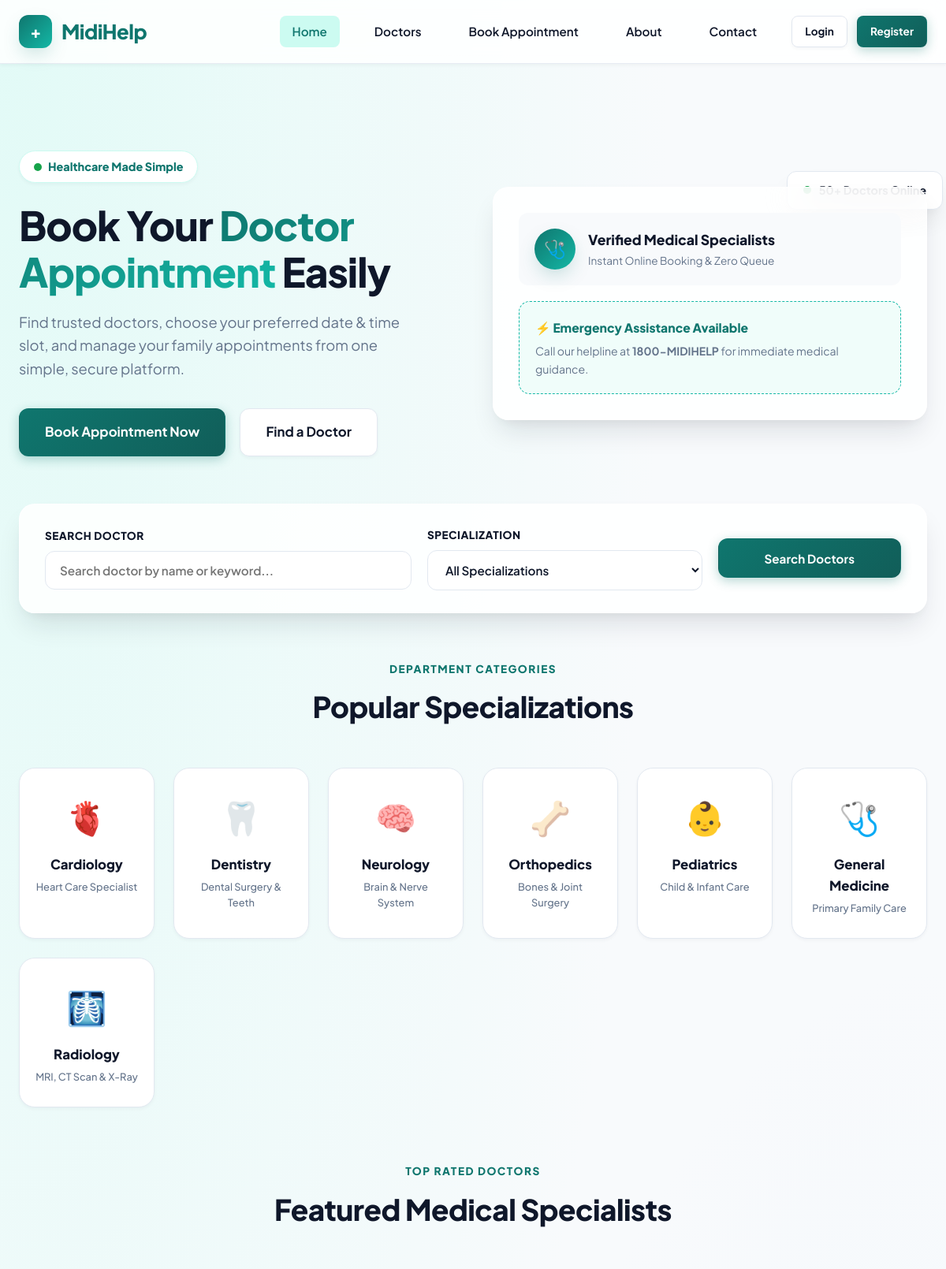
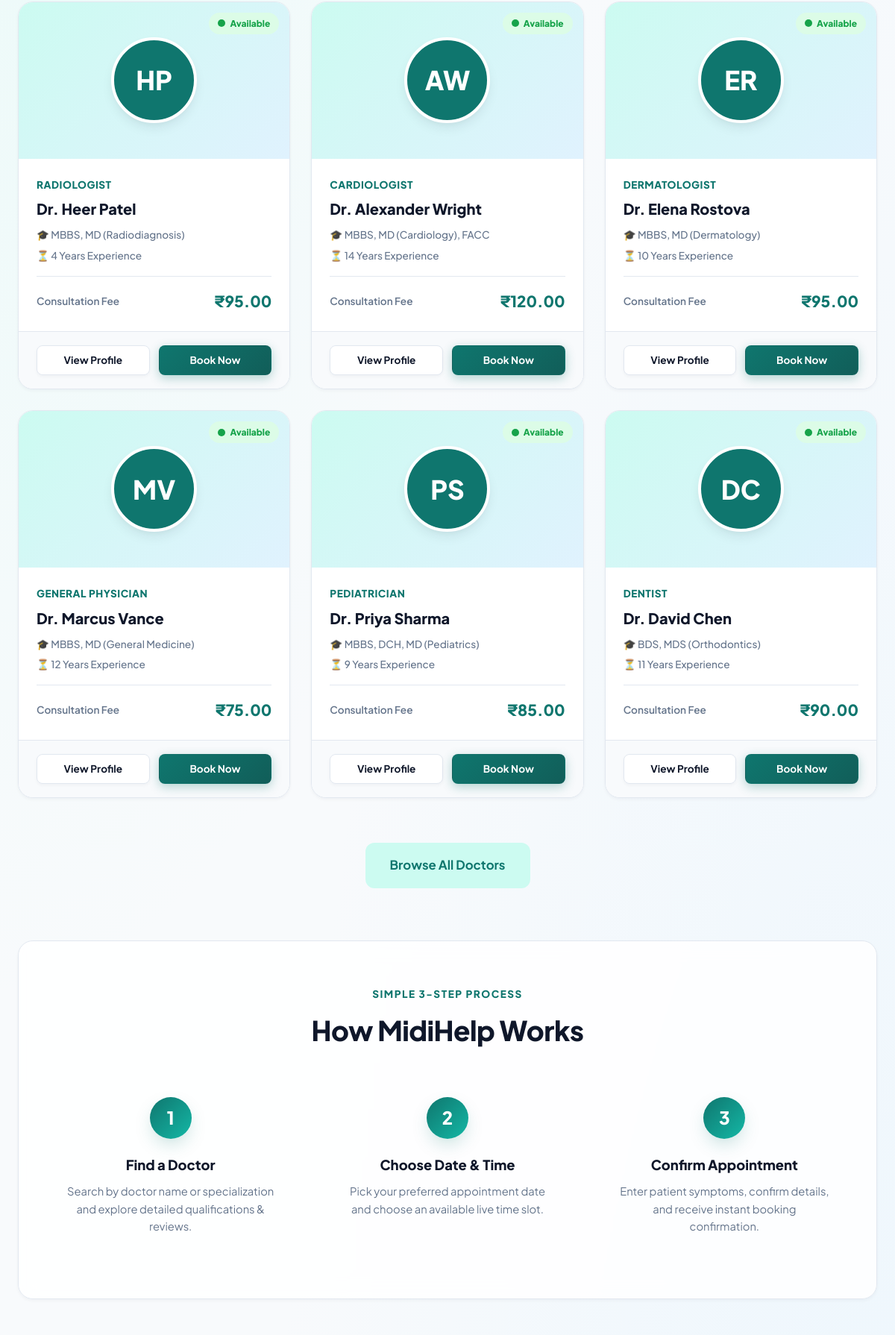
The page / (upper part) on the database its author committed (2 pictures, top to bottom).
### tables this page shows
CREATE TABLE `doctors` (
  `id` INT(11) NOT NULL AUTO_INCREMENT,
  `name` VARCHAR(100) NOT NULL,
  `specialization` VARCHAR(100) NOT NULL,
  `qualification` VARCHAR(100) NOT NULL,
  `experience` VARCHAR(50) NOT NULL,
  `phone` VARCHAR(20) NOT NULL,
  `email` VARCHAR(100) NOT NULL,
  `consultation_fee` DECIMAL(10,2) NOT NULL DEFAULT '0.00',
  `available_days` VARCHAR(100) NOT NULL DEFAULT 'Monday - Friday',
  `available_time` VARCHAR(100) NOT NULL DEFAULT '09:00 AM - 05:00 PM',
  `image` VARCHAR(255) DEFAULT 'default-doctor.png',
  `description` TEXT DEFAULT NULL,
  `status` ENUM('Available', 'Unavailable') NOT NULL DEFAULT 'Available',
  `created_at` TIMESTAMP NOT NULL DEFAULT CURRENT_TIMESTAMP,
  PRIMARY KEY (`id`)
);

### index.php (the view, shortened to what this page needs)
<?php
require_once __DIR__ . '/config/database.php';
require_once __DIR__ . '/includes/header.php';
$featured_doctors = [];
$query = "SELECT * FROM doctors WHERE status = 'Available' ORDER BY (name LIKE '%Heer Patel%') DESC, id ASC LIMIT 6";
$result = $conn->query($query);
if ($result && $result->num_rows > 0) {
    while ($row = $result->fetch_assoc()) {
        $featured_doctors[] = $row;
    }
}
?>
<section class="hero">
    <div class="container">
        <div class="hero-grid">
            <div class="hero-text-content">
                <div class="hero-tag">
                    <span class="pulse-dot"></span> Healthcare Made Simple
                </div>
                <h1 class="hero-title">Book Your <span>Doctor Appointment</span> Easily</h1>
                <p class="hero-subtitle">
                    Find trusted doctors, choose your preferred date & time slot, and manage your family appointments from one simple, secure platform.
                </p>
                <div class="hero-buttons">
                    <a href="book-appointment.php" class="btn btn-primary btn-lg">Book Appointment Now</a>
                    <a href="doctors.php" class="btn btn-outline btn-lg">Find a Doctor</a>
                </div>
            </div>
            <div class="hero-image-wrapper">
                <div class="floating-badge-1">
                    <span class="pulse-dot"></span>
                    <span>50+ Doctors Online</span>
                </div>
                <div class="hero-card-visual">
                    <div class="visual-badge">
                        <div class="badge-icon">🩺</div>
                        <div>
                            <h4 style="margin: 0; font-size: 1.1rem; font-weight: 800;">Verified Medical Specialists</h4>
                            <p style="margin: 2px 0 0 0; font-size: 0.85rem; color: var(--muted-text);">Instant Online Booking & Zero Queue</p>
                        </div>
                    </div>
                    <div style="background: #F0FDFA; padding: 20px; border-radius: 14px; border: 1px dashed var(--secondary);">
                        <p style="margin: 0; font-weight: 800; color: var(--primary); font-size: 0.98rem;">⚡ Emergency Assistance Available</p>
                        <p style="margin: 6px 0 0 0; font-size: 0.88rem; color: var(--muted-text);">Call our helpline at <strong>1800-MIDIHELP</strong> for immediate medical guidance.</p>
                    </div>
                </div>
            </div>
        </div>
    </div>
</section>
<div class="container">
    <section class="search-section">
        <div class="search-box">
            <form action="doctors.php" method="GET" class="search-form">
                <div class="form-group">
                    <label for="search" class="form-label">Search Doctor</label>
                    <input type="text" id="search" name="search" class="form-control" placeholder="Search doctor by name or keyword...">
                </div>
                <div class="form-group">
                    <label for="specialization" class="form-label">Specialization</label>
                    <select id="specialization" name="specialization" class="form-control">
                        <option value="">All Specializations</option>
                    </select>
                </div>
                <div class="form-group" style="justify-content: flex-end;">
                    <button type="submit" class="btn btn-primary btn-block" style="height: 50px;">Search Doctors</button>
                </div>
            </form>
        </div>
    </section>
</div>
<section class="container" style="margin-bottom: 70px;">
    <div class="section-header">
        <div class="section-subtitle">Department Categories</div>
        <h2 class="section-title">Popular Specializations</h2>
    </div>
    <div class="specialties-grid">
        <a href="doctors.php?specialization=Cardiologist" class="specialty-card">
            <div class="specialty-icon">🫀</div>
            <div class="specialty-name">Cardiology</div>
            <div class="specialty-count">Heart Care Specialist</div>
        </a>
        <a href="doctors.php?specialization=Dentist" class="specialty-card">
            <div class="specialty-icon">🦷</div>
            <div class="specialty-name">Dentistry</div>
            <div class="specialty-count">Dental Surgery & Teeth</div>
        </a>
        <a href="doctors.php?specialization=Neurologist" class="specialty-card">
            <div class="specialty-icon">🧠</div>
            <div class="specialty-name">Neurology</div>
            <div class="specialty-count">Brain & Nerve System</div>
        </a>
        <a href="doctors.php?specialization=Orthopedic" class="specialty-card">
            <div class="specialty-icon">🦴</div>
            <div class="specialty-name">Orthopedics</div>
            <div class="specialty-count">Bones & Joint Surgery</div>
        </a>
        <a href="doctors.php?specialization=Pediatrician" class="specialty-card">
            <div class="specialty-icon">👶</div>
            <div class="specialty-name">Pediatrics</div>
            <div class="specialty-count">Child & Infant Care</div>
        </a>
        <a href="doctors.php?specialization=General+Physician" class="specialty-card">
            <div class="specialty-icon">🩺</div>
            <div class="specialty-name">General Medicine</div>
            <div class="specialty-count">Primary Family Care</div>
        </a>
        <a href="doctors.php?specialization=Radiologist" class="specialty-card">
            <div class="specialty-icon">🩻</div>
            <div class="specialty-name">Radiology</div>
            <div class="specialty-count">MRI, CT Scan & X-Ray</div>
        </a>
    </div>
</section>
<section class="container" style="margin-bottom: 70px;">
    <div class="section-header">
        <div class="section-subtitle">Top Rated Doctors</div>
        <h2 class="section-title">Featured Medical Specialists</h2>
    </div>
    <div class="doctors-grid">
        <?php if (!empty($featured_doctors)): ?>
            <?php foreach ($featured_doctors as $doc): ?>
                <div class="doctor-card">
                    <div class="doctor-card-img-wrapper">
                        <div class="doctor-card-avatar" style="background: var(--primary); color: white; display: flex; align-items: center; justify-content: center; font-size: 2.2rem; font-weight: 800;">
                            <?php
                            $initials = implode('', array_map(function($w) { return $w[0]; }, explode(' ', str_replace('Dr. ', '', $doc['name']))));
                            echo htmlspecialchars(substr($initials, 0, 2));
                            ?>
                        </div>
                        <span class="doctor-status-badge <?php echo ($doc['status'] == 'Available') ? 'status-available' : 'status-unavailable'; ?>">
                            <span class="pulse-dot"></span> <?php echo htmlspecialchars($doc['status']); ?>
                        </span>
                    </div>
                    <div class="doctor-card-body">
                        <div class="doctor-spec"><?php echo htmlspecialchars($doc['specialization']); ?></div>
                        <h3 class="doctor-name"><?php echo htmlspecialchars($doc['name']); ?></h3>
                        <div class="doctor-meta">
                            <span>🎓 <?php echo htmlspecialchars($doc['qualification']); ?></span>
                            <span>⏳ <?php echo htmlspecialchars($doc['experience']); ?> Experience</span>
                        </div>
                        <div class="doctor-fee">
                            <span style="font-size: 0.85rem; color: var(--muted-text); font-weight: 600;">Consultation Fee</span>
                            <span class="fee-amount">₹<?php echo number_format($doc['consultation_fee'], 2); ?></span>
                        </div>
                    </div>
                    <div class="doctor-card-footer">
                        <a href="doctor-details.php?id=<?php echo $doc['id']; ?>" class="btn btn-outline btn-sm">View Profile</a>
                        <a href="book-appointment.php?doctor_id=<?php echo $doc['id']; ?>" class="btn btn-primary btn-sm">Book Now</a>
                    </div>
                </div>
            <?php endforeach; ?>
        <?php else: ?>
            <p class="text-muted" style="grid-column: 1/-1; text-align: center;">No featured doctors available at the moment.</p>
        <?php endif; ?>
    </div>
    <div style="text-align: center;">
        <a href="doctors.php" class="btn btn-secondary btn-lg">Browse All Doctors</a>
    </div>
</section>
<section class="container" id="about">
    <div class="how-it-works">
        <div class="section-header" style="margin-bottom: 36px;">
            <div class="section-subtitle">Simple 3-Step Process</div>
            <h2 class="section-title">How MidiHelp Works</h2>
        </div>
        <div class="steps-grid">
            <div class="step-item">
                <div class="step-num">1</div>
                <h3 class="step-title">Find a Doctor</h3>
                <p class="step-desc">Search by doctor name or specialization and explore detailed qualifications & reviews.</p>
            </div>
            <div class="step-item">
                <div class="step-num">2</div>
                <h3 class="step-title">Choose Date & Time</h3>
                <p class="step-desc">Pick your preferred appointment date and choose an available live time slot.</p>
            </div>
            <div class="step-item">
                <div class="step-num">3</div>
                <h3 class="step-title">Confirm Appointment</h3>
                <p class="step-desc">Enter patient symptoms, confirm details, and receive instant booking confirmation.</p>
            </div>
        </div>
    </div>
</section>
<?php require_once __DIR__ . '/includes/footer.php'; ?>

### rows shown on the page
doctors: name "HP", status "Available", specialization "RADIOLOGIST", name "Dr. Heer Patel", qualification "MBBS, MD (Radiodiagnosis)", experience "4 Years", consultation_fee "95.00"
doctors: name "AW", status "Available", specialization "CARDIOLOGIST", name "Dr. Alexander Wright", qualification "MBBS, MD (Cardiology), FACC", experience "14 Years", consultation_fee "120.00"
doctors: name "ER", status "Available", specialization "DERMATOLOGIST", name "Dr. Elena Rostova", qualification "MBBS, MD (Dermatology)", experience "10 Years", consultation_fee "95.00"
doctors: name "MV", status "Available", specialization "GENERAL PHYSICIAN", name "Dr. Marcus Vance", qualification "MBBS, MD (General Medicine)", experience "12 Years", consultation_fee "75.00"
doctors: name "PS", status "Available", specialization "PEDIATRICIAN", name "Dr. Priya Sharma", qualification "MBBS, DCH, MD (Pediatrics)", experience "9 Years", consultation_fee "85.00"
doctors: name "DC", status "Available", specialization "DENTIST", name "Dr. David Chen", qualification "BDS, MDS (Orthodontics)", experience "11 Years", consultation_fee "90.00"
